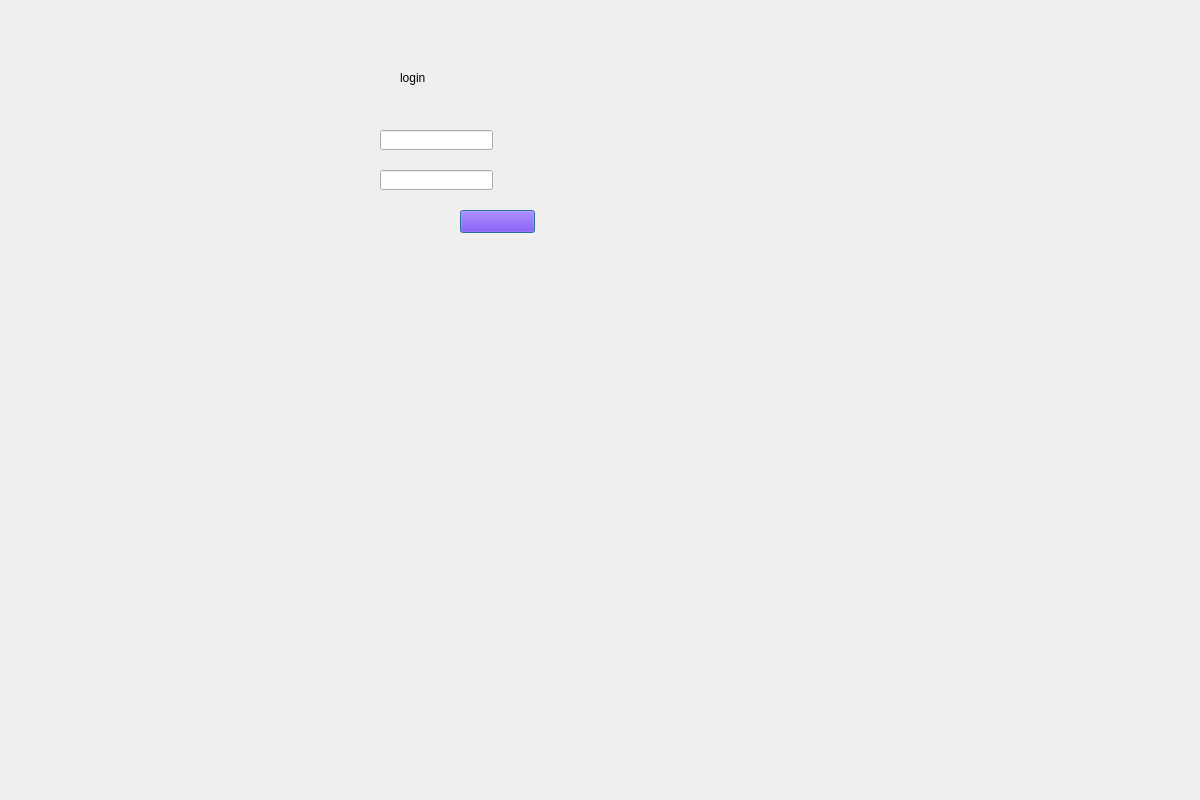
<?xml version="1.0" encoding="UTF-8"?>
<ui version="4.0">
 <class>mainwindowc</class>
 <widget class="QDialog" name="mainwindowc">
  <property name="geometry">
   <rect>
    <x>0</x>
    <y>0</y>
    <width>1200</width>
    <height>800</height>
   </rect>
  </property>
  <property name="windowTitle">
   <string>Dialog</string>
  </property>
  <widget class="QPushButton" name="pushButton">
   <property name="geometry">
    <rect>
     <x>460</x>
     <y>210</y>
     <width>75</width>
     <height>23</height>
    </rect>
   </property>
   <property name="styleSheet">
    <string notr="true">/*backgroung:transparent;
border:transparent;
QPushButton{
background:rgba(255,255,255,0);
border-radius:8px;
}
QPushButton::hover{
background:rgba(0,0,0,85);
}*/
	background-color: rgb(85, 0, 255);</string>
   </property>
   <property name="text">
    <string/>
   </property>
  </widget>
  <widget class="QLineEdit" name="LE_password">
   <property name="geometry">
    <rect>
     <x>380</x>
     <y>130</y>
     <width>113</width>
     <height>20</height>
    </rect>
   </property>
   <property name="echoMode">
    <enum>QLineEdit::Password</enum>
   </property>
  </widget>
  <widget class="QLabel" name="label">
   <property name="geometry">
    <rect>
     <x>0</x>
     <y>0</y>
     <width>1331</width>
     <height>551</height>
    </rect>
   </property>
   <property name="text">
    <string/>
   </property>
   <property name="pixmap">
    <pixmap resource="ressources.qrc">:/new/prefix1/Objet-dynamique-vectoriel.png</pixmap>
   </property>
  </widget>
  <widget class="QLineEdit" name="LE_username">
   <property name="geometry">
    <rect>
     <x>380</x>
     <y>170</y>
     <width>113</width>
     <height>20</height>
    </rect>
   </property>
  </widget>
  <widget class="QLabel" name="l_titre">
   <property name="geometry">
    <rect>
     <x>400</x>
     <y>70</y>
     <width>101</width>
     <height>16</height>
    </rect>
   </property>
   <property name="text">
    <string>login</string>
   </property>
  </widget>
  <zorder>label</zorder>
  <zorder>LE_username</zorder>
  <zorder>l_titre</zorder>
  <zorder>LE_password</zorder>
  <zorder>pushButton</zorder>
 </widget>
 <resources>
  <include location="ressources.qrc"/>
 </resources>
 <connections/>
</ui>
